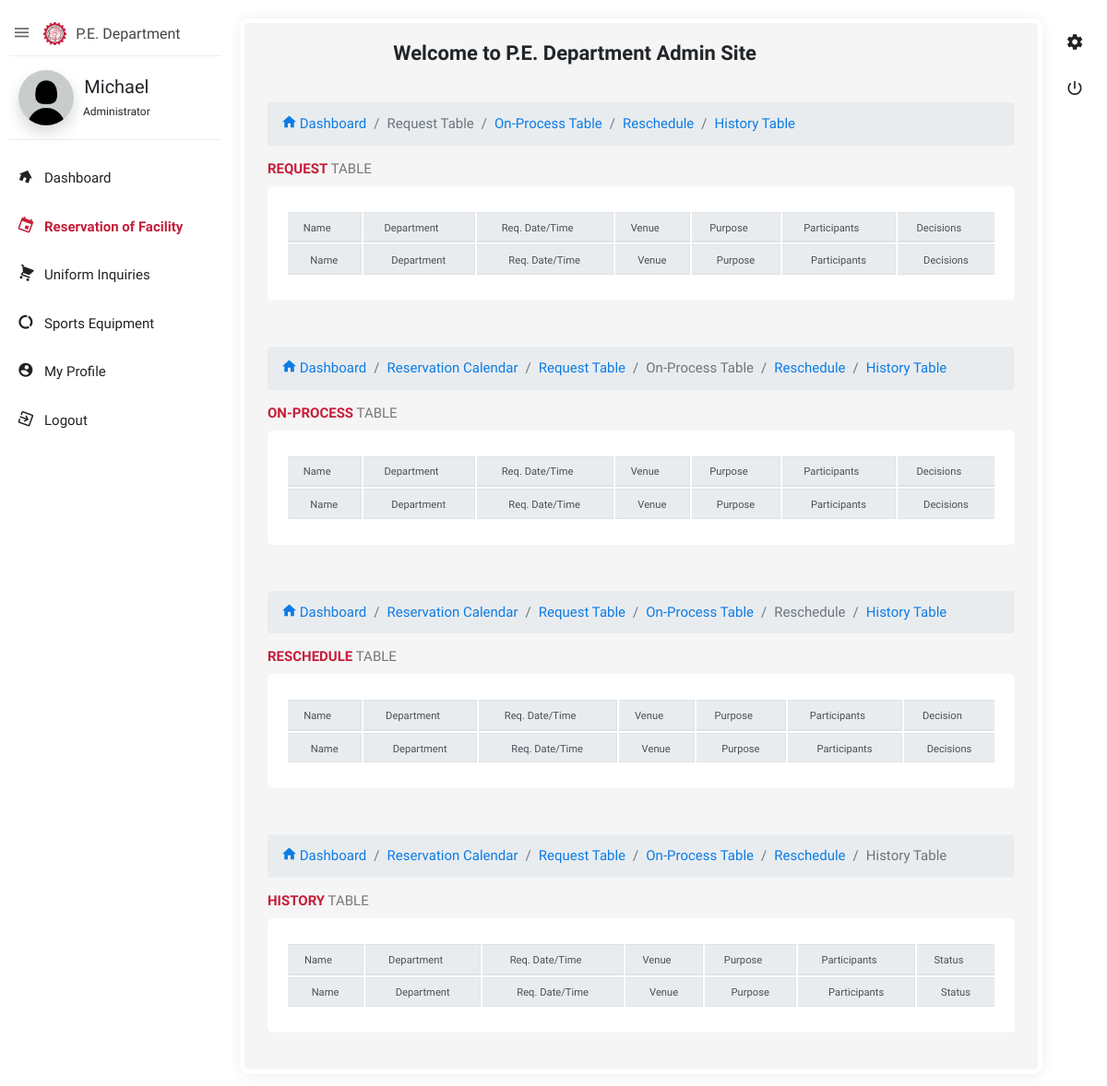
Before: /admin/_reservation.php (signed in) with the older database file.
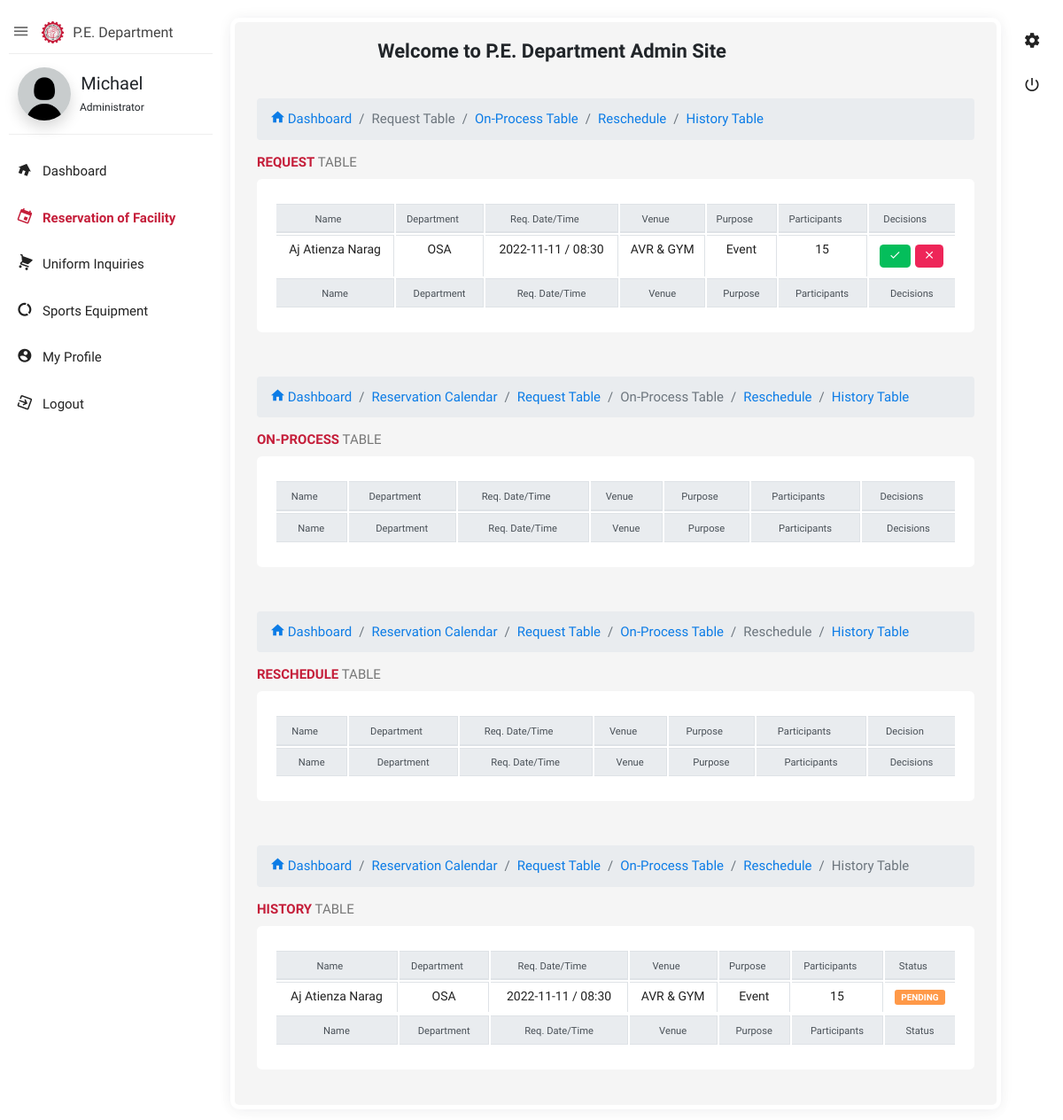
After: the same page with the newer database file.
### tables this page shows
CREATE TABLE `reserve` (
  `id` int(11) NOT NULL,
  `email` varchar(100) NOT NULL,
  `name` varchar(100) NOT NULL,
  `dept_course` varchar(100) NOT NULL,
  `date` text NOT NULL,
  `time` text NOT NULL,
  `booking` varchar(100) NOT NULL,
  `purpose` varchar(100) NOT NULL,
  `participants` int(11) NOT NULL,
  `reason` text NOT NULL,
  `status` varchar(100) NOT NULL,
  `resched` text NOT NULL
);

### admin/_reservation.php (the view, shortened to what the changed rows need)
<?php
    include('connection.php');
?>
<!doctype html>
<html class="no-js " lang="en">
<head>
<link rel="stylesheet" href="assets/plugins/bootstrap/css/bootstrap.min.css">
<link rel="stylesheet" href="assets/plugins/fullcalendar/fullcalendar.min.css">
<link rel="stylesheet" href="assets/plugins/bootstrap-select/css/bootstrap-select.css" />
<link href="assets/plugins/bootstrap-material-datetimepicker/css/bootstrap-material-datetimepicker.css" rel="stylesheet" />
<link href="assets/plugins/bootstrap-select/css/bootstrap-select.css" rel="stylesheet" />
<link rel="stylesheet" href="assets/plugins/jquery-datatable/dataTables.bootstrap4.min.css">
<link rel="stylesheet" href="assets/css/style.min.css">
<link rel="stylesheet" href="assets/plugins/sweetalert/sweetalert.css"/>
</head>
<body class="theme-blush">
<aside id="leftsidebar" class="sidebar">
    <div class="menu">
        <ul class="list">
            <li>
                <div class="user-info">
                    <?php
                        $check_name =  $_SESSION['get_data']['firstname'];
                        $query = "SELECT * FROM admin WHERE firstname='$check_name'";
                        $result = mysqli_query($conn, $query);
                        while ($row = mysqli_fetch_array($result)) {
                    ?>
                    <a href="_profile.php"><img src="<?php echo $row['image'] ?>" class="rounded-circle shadow" width="60" alt="profile-image"></a>
                    <?php }; ?>
                </div>
            </li>
        </ul>
    </div>
</aside>
<section class="content">
    <div class="body_scroll" id="calendarr">
        <div class="block-header">
            <div class="row">
                <div class="col-lg-8 col-md-4 col-sm-11">
                    <h2 style="text-align: right;">Welcome to P.E. Department Admin Site</h2>
                </div>
            </div>
        </div>
        <div class="container-fluid">
            <div class="row clearfix" id="request">
                <div class="col-lg-12">
                    <div class="card">
                        <div class="header">
                            <h2><strong>Request</strong> Table </h2>
                        </div>
                        <div class="body">
                            <div class="table-responsive" style="text-align: center;">
                                <table class="table table-bordered table-hover js-basic-example dataTable table-sm">
                                    <thead class="thead-light">
                                        <tr>
                                            <th><small>Name</small></th>
                                            <th><small>Department</small></th>
                                            <th><small>Req. Date/Time</small></th>
                                            <th><small>Venue</small></th>
                                            <th><small>Purpose</small></th>
                                            <th><small>Participants</small></th>
                                            <th><small>Decisions</small></th>
                                        </tr>
                                    </thead>
                                    <tfoot class="thead-light">
                                        <tr>
                                            <th><small>Name</small></th>
                                            <th><small>Department</small></th>
                                            <th><small>Req. Date/Time</small></th>
                                            <th><small>Venue</small></th>
                                            <th><small>Purpose</small></th>
                                            <th><small>Participants</small></th>
                                            <th><small>Decisions</small></th>
                                        </tr>
                                    </tfoot>
                                    <tbody>
                                        <?php
                                            $query = "SELECT * FROM reserve WHERE status='PENDING'";
                                            $result = mysqli_query($conn, $query);
                                            while ($row = mysqli_fetch_array($result)) {
                                        ?>
                                        <tr>
                                            <td><?php echo $row['name'] ?></td>
                                            <td><?php echo $row['dept_course'] ?></td>
                                            <td><?php echo $row['date'] ?> / <?php echo $row['time'] ?></td>
                                            <td><?php echo $row['booking'] ?></td>
                                            <td><?php echo $row['purpose'] ?></td>
                                            <td><?php echo $row['participants'] ?></td>
                                            <td>
                                                <button class="btn btn-success btn-sm" data-toggle="modal" data-target="#accept<?php echo $row['id'] ?>"><i class="zmdi zmdi-check"></i></button>
                                                <button class="btn btn-danger btn-sm" data-toggle="modal" data-target="#decline<?php echo $row['id'] ?>"><i class="zmdi zmdi-close"></i></button>
                                            </td>
                                        </tr>
                                    <?php } ?>
                                    </tbody>
                                </table>
                            </div>
                        </div>
                    </div>
                </div>
            </div>
            <div class="row clearfix" id="onprocess">
                <div class="col-lg-12">
                    <div class="card">
                        <div class="header">
                            <h2><strong>On-Process</strong> Table </h2>
                        </div>
                        <div class="body">
                            <div class="table-responsive" style="text-align: center;">
                                <table class="table table-bordered table-hover dataTable js-exportable table-sm">
                                    <thead class="thead-light">
                                        <tr>
                                            <th><small>Name</small></th>
                                            <th><small>Department</small></th>
                                            <th><small>Req. Date/Time</small></th>
                                            <th><small>Venue</small></th>
                                            <th><small>Purpose</small></th>
                                            <th><small>Participants</small></th>
                                            <th><small>Decisions</small></th>
                                        </tr>
                                    </thead>
                                    <tfoot class="thead-light">
                                        <tr>
                                            <th><small>Name</small></th>
                                            <th><small>Department</small></th>
                                            <th><small>Req. Date/Time</small></th>
                                            <th><small>Venue</small></th>
                                            <th><small>Purpose</small></th>
                                            <th><small>Participants</small></th>
                                            <th><small>Decisions</small></th>
                                        </tr>
                                    </tfoot>
                                </table>
                            </div>
                        </div>
                    </div>
                </div>
            </div>
            <div class="row clearfix" id="reschedule">
                <div class="col-lg-12">
                    <div class="card">
                        <div class="header">
                            <h2><strong>Reschedule</strong> Table </h2>
                        </div>
                        <div class="body">
                            <div class="table-responsive" style="text-align: center;">
                                <table class="table table-bordered table-hover dataTable js-exportable table-sm">
                                    <thead class="thead-light">
                                        <tr>
                                            <th><small>Name</small></th>
                                            <th><small>Department</small></th>
                                            <th><small>Req. Date/Time</small></th>
                                            <th><small>Venue</small></th>
                                            <th><small>Purpose</small></th>
                                            <th><small>Participants</small></th>
                                            <th><small>Decision</small></th>
                                        </tr>
                                    </thead>
                                    <tfoot class="thead-light">
                                        <tr>
                                            <th><small>Name</small></th>
                                            <th><small>Department</small></th>
                                            <th><small>Req. Date/Time</small></th>
                                            <th><small>Venue</small></th>
                                            <th><small>Purpose</small></th>
                                            <th><small>Participants</small></th>
                                            <th><small>Decisions</small></th>
                                        </tr>
                                    </tfoot>
                                </table>
                            </div>
                        </div>
                    </div>
                </div>
            </div>
            <div class="row clearfix" id="history">
                <div class="col-lg-12">
                    <div class="card">
                        <div class="header">
                            <h2><strong>History</strong> Table </h2>
                        </div>
                        <div class="body">
                            <div class="table-responsive" style="text-align: center;">
                                <table class="table table-bordered table-hover dataTable js-exportable table-sm">
                                    <thead class="thead-light">
                                        <tr>
                                            <th><small>Name</small></th>
                                            <th><small>Department</small></th>
                                            <th><small>Req. Date/Time</small></th>
                                            <th><small>Venue</small></th>
                                            <th><small>Purpose</small></th>
                                            <th><small>Participants</small></th>
                                            <th><small>Status</small></th>
                                        </tr>
                                    </thead>
                                    <tfoot class="thead-light">
                                        <tr>
                                            <th><small>Name</small></th>
                                            <th><small>Department</small></th>
                                            <th><small>Req. Date/Time</small></th>
                                            <th><small>Venue</small></th>
                                            <th><small>Purpose</small></th>
                                            <th><small>Participants</small></th>
                                            <th><small>Status</small></th>
                                        </tr>
                                    </tfoot>
                                    <tbody>
                                        <?php
                                            $query = "SELECT * FROM reserve ";
                                            $result = mysqli_query($conn, $query);
                                            while ($row = mysqli_fetch_array($result)) {
                                        ?>
                                        <tr>
                                            <td><?php echo $row['name'] ?></td>
                                            <td><?php echo $row['dept_course'] ?></td>
                                            <td><?php echo $row['date'] ?> / <?php echo $row['time'] ?></td>
                                            <td><?php echo $row['booking'] ?></td>
                                            <td><?php echo $row['purpose'] ?></td>
                                            <td><?php echo $row['participants'] ?></td>
                                            <td>
                                            <?php
                                                if ($row['status'] == 'PENDING'){
                                                    echo'
                                                    <p class="badge badge-warning">PENDING</p>
                                                    ';
                                                }elseif ($row['status'] == 'ACCEPTED'){
                                                    echo'
                                                    <p class="badge badge-success">ACCEPTED</p>
                                                    ';
                                                }elseif ($row['status'] == 'APPROVED'){
                                                    echo'
                                                    <p class="badge badge-success">APPROVED</p>
                                                    ';
                                                }elseif ($row['status'] == 'DECLINED'){
                                                    echo'
                                                    <p class="badge badge-danger">DECLINED</p>
                                                    ';
                                                }elseif ($row['status'] == 'CANCELED'){
                                                    echo'
                                                    <p class="badge badge-danger">CANCELED</p>
                                                    ';
                                                }elseif ($row['status'] == 'RESCHEDULE'){
                                                    echo'
                                                    <p class="badge badge-warning">RESCHEDULE</p>
                                                    ';
                                                }
                                                elseif ($row['status'] == 'RECEIVED'){
                                                    echo'
                                                    <p class="badge badge-primary">RECEIVED</p>
                                                    ';
                                                }
                                                ?>
                                            </td>
                                        </tr>
                                        <?php } ?>
                                    </tbody>
                                </table>
                            </div>
                        </div>
                    </div>
                </div>
            </div>
        </div>
    </div>
</section>
</body>
</html>

Changed rows visible on the page:
added reserve: name "Aj Atienza Narag", dept_course "OSA", date "2022-11-11", time "08:30", booking "AVR & GYM", purpose "Event", participants "15", status "PENDING"
